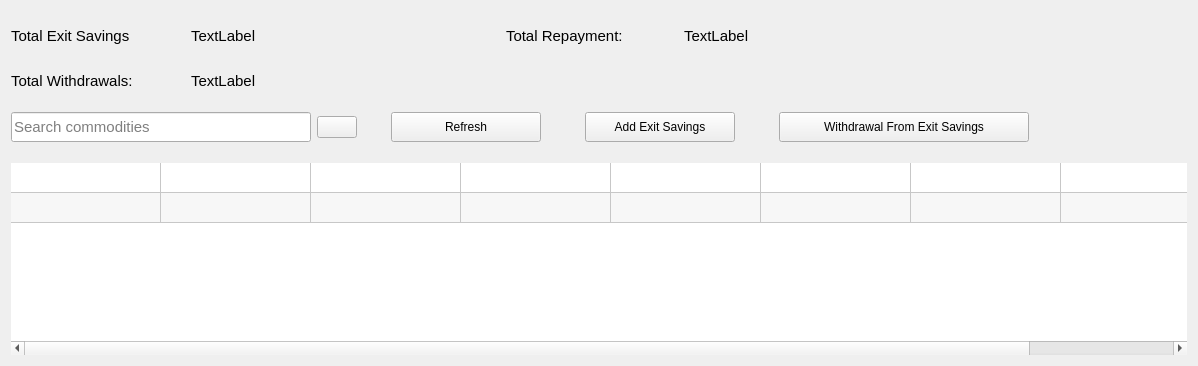
          <widget class="QWidget" name="exitTab">
           <attribute name="title">
            <string>Exit Savings</string>
           </attribute>
           <layout class="QGridLayout" name="gridLayout_54">
            <item row="0" column="0">
             <layout class="QGridLayout" name="gridLayout_53">
              <property name="topMargin">
               <number>15</number>
              </property>
              <property name="verticalSpacing">
               <number>25</number>
              </property>
              <item row="0" column="0">
               <layout class="QHBoxLayout" name="horizontalLayout_73">
                <item>
                 <widget class="QLabel" name="label_111">
                  <property name="font">
                   <font>
                    <pointsize>11</pointsize>
                   </font>
                  </property>
                  <property name="text">
                   <string>Total Exit Savings</string>
                  </property>
                 </widget>
                </item>
                <item>
                 <spacer name="horizontalSpacer_104">
                  <property name="orientation">
                   <enum>Qt::Horizontal</enum>
                  </property>
                  <property name="sizeHint" stdset="0">
                   <size>
                    <width>58</width>
                    <height>20</height>
                   </size>
                  </property>
                 </spacer>
                </item>
                <item>
                 <widget class="QLabel" name="totalExitSavingsLbl">
                  <property name="font">
                   <font>
                    <pointsize>11</pointsize>
                   </font>
                  </property>
                  <property name="text">
                   <string>TextLabel</string>
                  </property>
                 </widget>
                </item>
               </layout>
              </item>
              <item row="0" column="1">
               <spacer name="horizontalSpacer_116">
                <property name="orientation">
                 <enum>Qt::Horizontal</enum>
                </property>
                <property name="sizeHint" stdset="0">
                 <size>
                  <width>98</width>
                  <height>20</height>
                 </size>
                </property>
               </spacer>
              </item>
              <item row="0" column="2">
               <layout class="QHBoxLayout" name="horizontalLayout_78">
                <item>
                 <widget class="QLabel" name="label_113">
                  <property name="font">
                   <font>
                    <pointsize>11</pointsize>
                   </font>
                  </property>
                  <property name="text">
                   <string>Total Repayment:</string>
                  </property>
                 </widget>
                </item>
                <item>
                 <spacer name="horizontalSpacer_111">
                  <property name="orientation">
                   <enum>Qt::Horizontal</enum>
                  </property>
                  <property name="sizeHint" stdset="0">
                   <size>
                    <width>58</width>
                    <height>20</height>
                   </size>
                  </property>
                 </spacer>
                </item>
                <item>
                 <widget class="QLabel" name="exitBalanceLbl">
                  <property name="font">
                   <font>
                    <pointsize>11</pointsize>
                   </font>
                  </property>
                  <property name="text">
                   <string>TextLabel</string>
                  </property>
                 </widget>
                </item>
               </layout>
              </item>
              <item row="0" column="3">
               <spacer name="horizontalSpacer_117">
                <property name="orientation">
                 <enum>Qt::Horizontal</enum>
                </property>
                <property name="sizeHint" stdset="0">
                 <size>
                  <width>438</width>
                  <height>20</height>
                 </size>
                </property>
               </spacer>
              </item>
              <item row="1" column="0">
               <layout class="QHBoxLayout" name="horizontalLayout_77">
                <item>
                 <widget class="QLabel" name="label_112">
                  <property name="font">
                   <font>
                    <pointsize>11</pointsize>
                   </font>
                  </property>
                  <property name="text">
                   <string>Total Withdrawals:</string>
                  </property>
                 </widget>
                </item>
                <item>
                 <spacer name="horizontalSpacer_110">
                  <property name="orientation">
                   <enum>Qt::Horizontal</enum>
                  </property>
                  <property name="sizeHint" stdset="0">
                   <size>
                    <width>58</width>
                    <height>20</height>
                   </size>
                  </property>
                 </spacer>
                </item>
                <item>
                 <widget class="QLabel" name="totalExitWithdrawalsLbl">
                  <property name="font">
                   <font>
                    <pointsize>11</pointsize>
                   </font>
                  </property>
                  <property name="text">
                   <string>TextLabel</string>
                  </property>
                 </widget>
                </item>
               </layout>
              </item>
             </layout>
            </item>
            <item row="1" column="0">
             <layout class="QHBoxLayout" name="horizontalLayout_75">
              <property name="topMargin">
               <number>15</number>
              </property>
              <property name="bottomMargin">
               <number>15</number>
              </property>
              <item>
               <widget class="QLineEdit" name="searchExitTxt">
                <property name="minimumSize">
                 <size>
                  <width>300</width>
                  <height>30</height>
                 </size>
                </property>
                <property name="maximumSize">
                 <size>
                  <width>300</width>
                  <height>30</height>
                 </size>
                </property>
                <property name="font">
                 <font>
                  <pointsize>11</pointsize>
                 </font>
                </property>
                <property name="placeholderText">
                 <string>Search commodities</string>
                </property>
               </widget>
              </item>
              <item>
               <widget class="QPushButton" name="searchExitBtn">
                <property name="text">
                 <string/>
                </property>
                <property name="icon">
                 <iconset resource="../static/resource.qrc">
                  <normaloff>:/icons/icon/black/search.svg</normaloff>:/icons/icon/black/search.svg</iconset>
                </property>
                <property name="iconSize">
                 <size>
                  <width>20</width>
                  <height>20</height>
                 </size>
                </property>
               </widget>
              </item>
              <item>
               <spacer name="horizontalSpacer_106">
                <property name="orientation">
                 <enum>Qt::Horizontal</enum>
                </property>
                <property name="sizeHint" stdset="0">
                 <size>
                  <width>28</width>
                  <height>29</height>
                 </size>
                </property>
               </spacer>
              </item>
              <item>
               <layout class="QHBoxLayout" name="horizontalLayout_76">
                <item>
                 <widget class="QPushButton" name="refreshExitBtn">
                  <property name="minimumSize">
                   <size>
                    <width>150</width>
                    <height>30</height>
                   </size>
                  </property>
                  <property name="text">
                   <string>Refresh</string>
                  </property>
                  <property name="icon">
                   <iconset resource="../static/resource.qrc">
                    <normaloff>:/icons/icon/white/refresh-cw.svg</normaloff>:/icons/icon/white/refresh-cw.svg</iconset>
                  </property>
                 </widget>
                </item>
                <item>
                 <spacer name="horizontalSpacer_107">
                  <property name="orientation">
                   <enum>Qt::Horizontal</enum>
                  </property>
                  <property name="sizeHint" stdset="0">
                   <size>
                    <width>38</width>
                    <height>27</height>
                   </size>
                  </property>
                 </spacer>
                </item>
                <item>
                 <widget class="QPushButton" name="addExitBtn">
                  <property name="minimumSize">
                   <size>
                    <width>150</width>
                    <height>30</height>
                   </size>
                  </property>
                  <property name="text">
                   <string>Add Exit Savings</string>
                  </property>
                  <property name="icon">
                   <iconset resource="../static/resource.qrc">
                    <normaloff>:/icons/icon/white/plus-circle.svg</normaloff>:/icons/icon/white/plus-circle.svg</iconset>
                  </property>
                 </widget>
                </item>
                <item>
                 <spacer name="horizontalSpacer_108">
                  <property name="orientation">
                   <enum>Qt::Horizontal</enum>
                  </property>
                  <property name="sizeHint" stdset="0">
                   <size>
                    <width>38</width>
                    <height>27</height>
                   </size>
                  </property>
                 </spacer>
                </item>
                <item>
                 <widget class="QPushButton" name="withdrawExitBtn">
                  <property name="minimumSize">
                   <size>
                    <width>250</width>
                    <height>30</height>
                   </size>
                  </property>
                  <property name="text">
                   <string>Withdrawal From Exit Savings</string>
                  </property>
                  <property name="icon">
                   <iconset resource="../static/resource.qrc">
                    <normaloff>:/icons/icon/white/folder-plus.svg</normaloff>:/icons/icon/white/folder-plus.svg</iconset>
                  </property>
                 </widget>
                </item>
                <item>
                 <spacer name="horizontalSpacer_109">
                  <property name="orientation">
                   <enum>Qt::Horizontal</enum>
                  </property>
                  <property name="sizeHint" stdset="0">
                   <size>
                    <width>158</width>
                    <height>20</height>
                   </size>
                  </property>
                 </spacer>
                </item>
               </layout>
              </item>
             </layout>
            </item>
            <item row="2" column="0">
             <widget class="QTableWidget" name="exitSavingsTable">
              <property name="font">
               <font>
                <pointsize>11</pointsize>
               </font>
              </property>
              <property name="focusPolicy">
               <enum>Qt::NoFocus</enum>
              </property>
              <property name="frameShape">
               <enum>QFrame::Box</enum>
              </property>
              <property name="frameShadow">
               <enum>QFrame::Sunken</enum>
              </property>
              <property name="lineWidth">
               <number>0</number>
              </property>
              <property name="editTriggers">
               <set>QAbstractItemView::NoEditTriggers</set>
              </property>
              <property name="alternatingRowColors">
               <bool>true</bool>
              </property>
              <property name="selectionMode">
               <enum>QAbstractItemView::SingleSelection</enum>
              </property>
              <property name="selectionBehavior">
               <enum>QAbstractItemView::SelectRows</enum>
              </property>
              <property name="textElideMode">
               <enum>Qt::ElideRight</enum>
              </property>
              <property name="showGrid">
               <bool>true</bool>
              </property>
              <property name="gridStyle">
               <enum>Qt::SolidLine</enum>
              </property>
              <property name="rowCount">
               <number>2</number>
              </property>
              <attribute name="horizontalHeaderVisible">
               <bool>false</bool>
              </attribute>
              <attribute name="horizontalHeaderDefaultSectionSize">
               <number>150</number>
              </attribute>
              <attribute name="horizontalHeaderStretchLastSection">
               <bool>true</bool>
              </attribute>
              <attribute name="verticalHeaderVisible">
               <bool>false</bool>
              </attribute>
              <row/>
              <row/>
              <column>
               <property name="text">
                <string>Transaction ID</string>
               </property>
              </column>
              <column>
               <property name="text">
                <string>Date</string>
               </property>
              </column>
              <column>
               <property name="text">
                <string>Transaction Details</string>
               </property>
              </column>
              <column>
               <property name="text">
                <string>Amount</string>
               </property>
              </column>
              <column>
               <property name="text">
                <string>Interest Paid</string>
               </property>
              </column>
              <column>
               <property name="text">
                <string>Total Savings</string>
               </property>
              </column>
              <column>
               <property name="text">
                <string>Loan Balance</string>
               </property>
              </column>
              <column>
               <property name="text">
                <string>Last Updated</string>
               </property>
              </column>
              <item row="0" column="3">
               <property name="text">
                <string/>
               </property>
              </item>
              <item row="1" column="3">
               <property name="text">
                <string/>
               </property>
              </item>
             </widget>
            </item>
           </layout>
          </widget>
